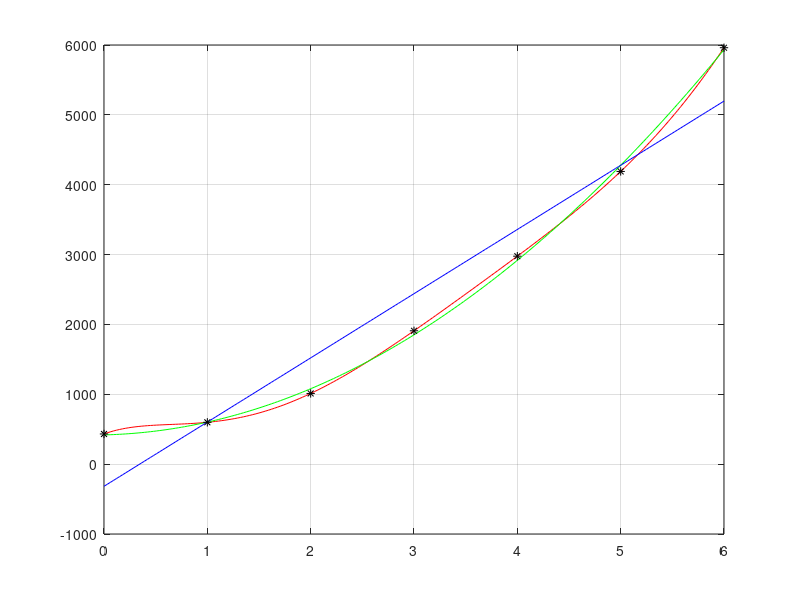
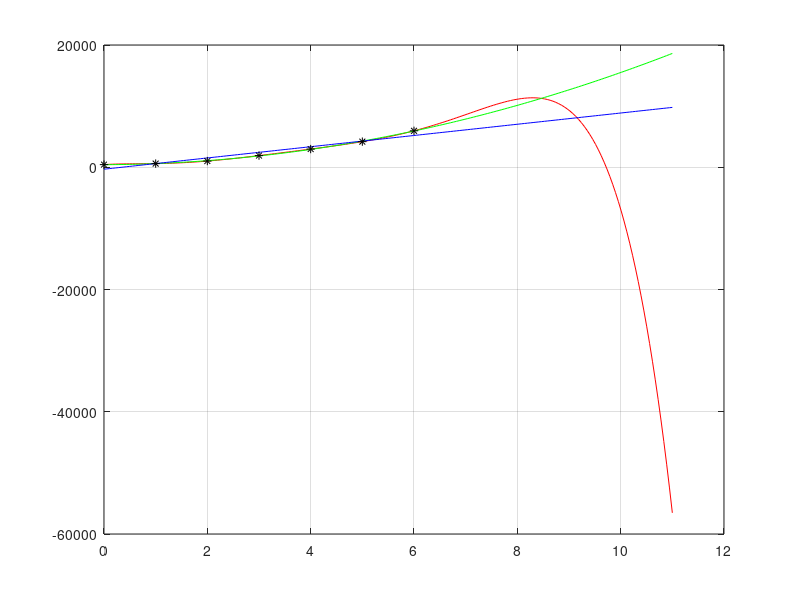

Here is the MATLAB script that generated these plots, in order:
clear all;clc
sem = [0:6]
cant = [432 599 1012 1909 2977 4190 5961]

c6 = polyfit(sem,cant,6);
p6 = @(x) polyval(c6,x);

c1 = polyfit(sem,cant,1);
p1 = @(x) polyval(c1,x);

c2 = polyfit(sem,cant,2);
p2 = @(x) polyval(c2,x);

figure(1)
x1 = linspace(0,6,201);
plot(x1,p6(x1),'r',x1,p2(x1),'g',x1,p1(x1),'b',sem,cant,'*k')
grid on;

#d) Error cuadratico:
err6 = norm(cant - polyval(c6,sem))
err2 = norm(cant - polyval(c2,sem))
err1 = norm(cant - polyval(c1,sem))

#e) prediccion x=10
figure(2)
x2 = linspace(0,11,201);
plot(x2,p6(x2),'r',x2,p2(x2),'g',x2,p1(x2),'b',sem,cant,'*k')
grid on;

disp("\nValores en x=10")
p6(10)
p2(10)
p1(10)
disp("")
#f) error relativo si f(10) = 14900
err6_10 = (abs(14900 - p6(10))/14900)*100
err2_10 = (abs(14900 - p2(10))/14900)*100
err1_10 = (abs(14900 - p1(10))/14900)*100

